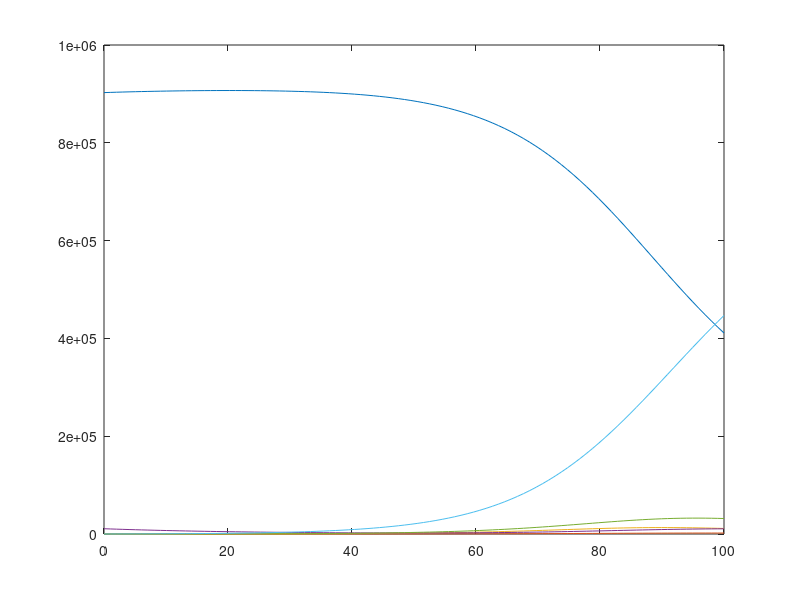

Here is the MATLAB script that generated this plot:
% This file works with OCTAVE and is automatically generated with 
% the System Biology Format Converter (http://sbfc.sourceforge.net/)
% from an SBML file.
% To run this file with Matlab you must edit the comments providing
% the definition of the ode solver and the signature for the 
% xdot function.
%
% The conversion system has the following limitations:
%  - You may have to re order some reactions and Assignment Rules definition
%  - Delays are not taken into account
%  - You should change the lsode parameters (start, end, steps) to get better results
%

%
% Model name = Sarkar2020 - SAIR model of COVID-19 transmission with quarantine measures in India
%
% isDescribedBy http://identifiers.org/pubmed/32834603
% is http://identifiers.org/biomodels.db/MODEL2011300001
% is http://identifiers.org/biomodels.db/BIOMD0000000977
%


function main()
%Initial conditions vector
	x0=zeros(6,1);
	x0(1) = 902654.0;
	x0(2) = 1.0;
	x0(3) = 114.0;
	x0(4) = 10785.0;
	x0(5) = 0.0;
	x0(6) = 0.0;


% Depending on whether you are using Octave or Matlab,
% you should comment / uncomment one of the following blocks.
% This should also be done for the definition of the function f below.
% Start Matlab code
%	tspan=[0:0.01:100];
%	opts = odeset('AbsTol',1e-3);
%	[t,x]=ode23tb(@f,tspan,x0,opts);
% End Matlab code

% Start Octave code
	t=linspace(0,100,100);
	x=lsode('f',x0,t);
% End Octave code


	plot(t,x);
end



% Depending on whether you are using Octave or Matlab,
% you should comment / uncomment one of the following blocks.
% This should also be done for the definition of the function f below.
% Start Matlab code
%function xdot=f(t,x)
% End Matlab code

% Start Octave code
function xdot=f(x,t)
% End Octave code

% Compartment: id = Wuhan, name = India, constant
	compartment_Wuhan=1.0;
% Parameter:   id =  lambda_s, name = lambda_s
	global_par_lambda_s=0.0;
% Parameter:   id =  beta_s, name = beta_s
	global_par_beta_s=0.8799;
% Parameter:   id =  rho_s, name = rho_s
	global_par_rho_s=0.3199;
% Parameter:   id =  epsilon_s, name = epsilon_s
	global_par_epsilon_s=14.83;
% Parameter:   id =  delta, name = delta
	global_par_delta=0.0;
% Parameter:   id =  m_s, name = m_s
	global_par_m_s=0.04167;
% Parameter:   id =  gamma_a, name = gamma_a
	global_par_gamma_a=0.0168;
% Parameter:   id =  xi_a, name = xi_a
	global_par_xi_a=0.71;
% Parameter:   id =  gamma_i, name = gamma_i
	global_par_gamma_i=0.07151;
% Parameter:   id =  xi_i, name = xi_i
	global_par_xi_i=0.0286;
% Parameter:   id =  xi_q, name = xi_q
	global_par_xi_q=0.13369;
% Parameter:   id =  Total_population, name = Total_population
% Parameter:   id =  Cumulative_cases, name = Cumulative_cases
% assignmentRule: variable = Cumulative_cases
	global_par_Cumulative_cases=x(5);
% assignmentRule: variable = Total_population
	global_par_Total_population=x(3)+x(2)+x(5)+x(6)+x(1)+x(4);

% Reaction: id = Susceptible_to_Susceptible_quarantined, name = Susceptible_to_Susceptible_quarantined
	reaction_Susceptible_to_Susceptible_quarantined=compartment_Wuhan*Rate_Law_for_Susceptible_to_Susceptible_quarantined(global_par_beta_s, global_par_rho_s, global_par_epsilon_s, x(1), x(2), global_par_Total_population);

% Reaction: id = Infected_to_Recovered, name = Infected_to_Recovered
	reaction_Infected_to_Recovered=compartment_Wuhan*global_par_xi_i*x(2);

% Reaction: id = Susceptible_quarantined_to_Susceptible, name = Susceptible_quarantined_to_Susceptible
	reaction_Susceptible_quarantined_to_Susceptible=compartment_Wuhan*global_par_m_s*x(4);

% Reaction: id = Susceptible_to_Deceased, name = Susceptible_to_Deceased
	reaction_Susceptible_to_Deceased=compartment_Wuhan*global_par_delta*x(1);

% Reaction: id = Susceptible_quarantined_to_Deceased, name = Susceptible_quarantined_to_Deceased
	reaction_Susceptible_quarantined_to_Deceased=compartment_Wuhan*global_par_delta*x(4);

% Reaction: id = Susceptible_to_Asymptomatic, name = Susceptible_to_Asymptomatic
	reaction_Susceptible_to_Asymptomatic=compartment_Wuhan*Rate_Law_for_Susceptible_to_Asymptomatic(global_par_beta_s, global_par_rho_s, global_par_epsilon_s, x(1), x(2), global_par_Total_population);

% Reaction: id = Susceptible_to_Infected_quarantined, name = Susceptible_to_Infected_quarantined
	reaction_Susceptible_to_Infected_quarantined=compartment_Wuhan*Rate_Law_for_Susceptible_to_Infected_quarantined(global_par_beta_s, global_par_epsilon_s, global_par_rho_s, x(1), x(2), global_par_Total_population);

% Reaction: id = Asymptomatic_to_Infected, name = Asymptomatic_to_Infected
	reaction_Asymptomatic_to_Infected=compartment_Wuhan*global_par_gamma_a*x(3);

% Reaction: id = Asymptomatic_to_Recovered, name = Asymptomatic_to_Recovered
	reaction_Asymptomatic_to_Recovered=compartment_Wuhan*global_par_xi_a*x(3);

% Reaction: id = Asymptomatic_to_Deceased, name = Asymptomatic_to_Deceased
	reaction_Asymptomatic_to_Deceased=compartment_Wuhan*global_par_delta*x(3);

% Reaction: id = Infected_to_Deceased, name = Infected_to_Deceased
	reaction_Infected_to_Deceased=compartment_Wuhan*global_par_delta*x(2);

% Reaction: id = Infected_to_Infected_quarantined, name = Infected_to_Infected_quarantined
	reaction_Infected_to_Infected_quarantined=compartment_Wuhan*global_par_gamma_i*x(2);

% Reaction: id = Infected_quarantined_to_Recovered, name = Infected_quarantined_to_Recovered
	reaction_Infected_quarantined_to_Recovered=compartment_Wuhan*global_par_xi_q*x(5);

% Reaction: id = Infected_quarantined_to_Deceased, name = Infected_quarantined_to_Deceased
	reaction_Infected_quarantined_to_Deceased=compartment_Wuhan*global_par_delta*x(5);

% Reaction: id = Recovered_to_Deceased, name = Recovered_to_Deceased
	reaction_Recovered_to_Deceased=compartment_Wuhan*global_par_delta*x(6);

	xdot=zeros(6,1);
	
% Species:   id = Susceptible, name = Susceptible, affected by kineticLaw
	xdot(1) = (1/(compartment_Wuhan))*((-1.0 * reaction_Susceptible_to_Susceptible_quarantined) + ( 1.0 * reaction_Susceptible_quarantined_to_Susceptible) + (-1.0 * reaction_Susceptible_to_Deceased) + (-1.0 * reaction_Susceptible_to_Asymptomatic) + (-1.0 * reaction_Susceptible_to_Infected_quarantined));
	
% Species:   id = Infected, name = Infected, affected by kineticLaw
	xdot(2) = (1/(compartment_Wuhan))*((-1.0 * reaction_Infected_to_Recovered) + ( 1.0 * reaction_Asymptomatic_to_Infected) + (-1.0 * reaction_Infected_to_Deceased) + (-1.0 * reaction_Infected_to_Infected_quarantined));
	
% Species:   id = Asymptomatic, name = Asymptomatic, affected by kineticLaw
	xdot(3) = (1/(compartment_Wuhan))*(( 1.0 * reaction_Susceptible_to_Asymptomatic) + (-1.0 * reaction_Asymptomatic_to_Infected) + (-1.0 * reaction_Asymptomatic_to_Recovered) + (-1.0 * reaction_Asymptomatic_to_Deceased));
	
% Species:   id = Susceptible_quarantined, name = Susceptible_quarantined, affected by kineticLaw
	xdot(4) = (1/(compartment_Wuhan))*(( 1.0 * reaction_Susceptible_to_Susceptible_quarantined) + (-1.0 * reaction_Susceptible_quarantined_to_Susceptible) + (-1.0 * reaction_Susceptible_quarantined_to_Deceased));
	
% Species:   id = Exposed_quarantined, name = Infected_quarantined, affected by kineticLaw
	xdot(5) = (1/(compartment_Wuhan))*(( 1.0 * reaction_Susceptible_to_Infected_quarantined) + ( 1.0 * reaction_Infected_to_Infected_quarantined) + (-1.0 * reaction_Infected_quarantined_to_Recovered) + (-1.0 * reaction_Infected_quarantined_to_Deceased));
	
% Species:   id = Recovered, name = Recovered, affected by kineticLaw
	xdot(6) = (1/(compartment_Wuhan))*(( 1.0 * reaction_Infected_to_Recovered) + ( 1.0 * reaction_Asymptomatic_to_Recovered) + ( 1.0 * reaction_Infected_quarantined_to_Recovered) + (-1.0 * reaction_Recovered_to_Deceased));
end

function z=Rate_Law_for_Susceptible_to_Susceptible_quarantined(beta_s,rho_s,epsilon_s,S,I,n), z=(rho_s*(1-beta_s)*epsilon_s*S*I/n);end

function z=Rate_Law_for_Susceptible_to_Infected_quarantined(beta_s,epsilon_S,rho_s,S,I,n), z=(beta_s*epsilon_S*rho_s*S*I/n);end

function z=Rate_Law_for_Susceptible_to_Asymptomatic(beta_s,rho_s,epsilon_s,S,I,n), z=(beta_s*(1-rho_s)*epsilon_s*S*I/n);end

% adding few functions representing operators used in SBML but not present directly 
% in either matlab or octave. 
function z=pow(x,y),z=x^y;end
function z=root(x,y),z=y^(1/x);end
function z = piecewise(varargin)
	numArgs = nargin;
	result = 0;
	foundResult = 0;
	for k=1:2: numArgs-1
		if varargin{k+1} == 1
			result = varargin{k};
			foundResult = 1;
			break;
		end
	end
	if foundResult == 0
		result = varargin{numArgs};
	end
	z = result;
end
